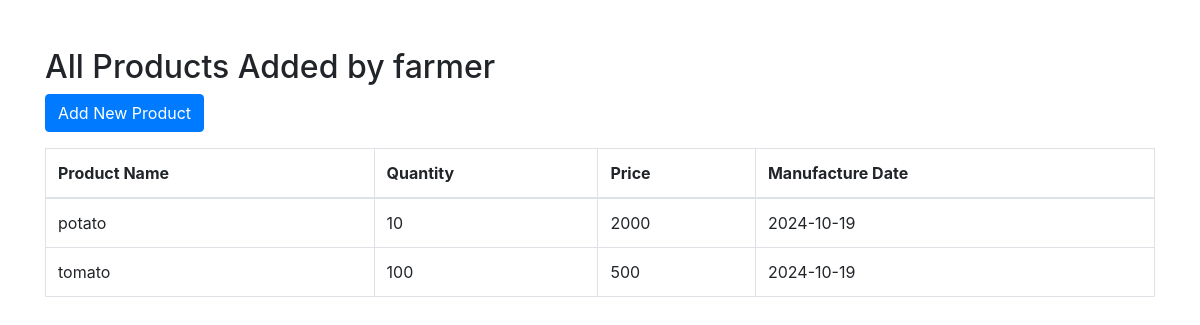
Screenshot of /farmer/products (signed in) with the database file from the repository.
### app.py (models this page shows, shortened)
class Product(db.Model):
    id = db.Column(db.Integer, primary_key=True)
    name = db.Column(db.String(80), nullable=False)
    quantity = db.Column(db.Integer, nullable=False)
    price = db.Column(db.Integer, nullable=False)
    farmer_name = db.Column(db.String(80), nullable=False)
    manufacture_date = db.Column(db.Date, nullable=False, default=datetime.utcnow)
    farmer_id = db.Column(db.Integer, db.ForeignKey('user.id'), nullable=False)

### app.py (the view)
@app.route('/farmer/products')
def view_all_farmer_products():
    if 'role' in session and session['role'] == 'farmer':
        products = Product.query.filter_by(farmer_id=session['user_id']).all()
        return render_template('farmer_products.html', products=products)
    return redirect(url_for('login'))

### templates/farmer_products.html (shortened to what this page needs)
<!DOCTYPE html>
<html lang="en">
<head>
    <link rel="stylesheet" href="https://stackpath.bootstrapcdn.com/bootstrap/4.5.2/css/bootstrap.min.css">
</head>
<body>
    <div class="container mt-5">
        <h2>All Products Added by {{ session['username'] }}</h2>
        <a href="{{ url_for('add_product') }}" class="btn btn-primary mb-3">Add New Product</a>
        <table class="table table-bordered">
            <thead>
                <tr>
                    <th>Product Name</th>
                    <th>Quantity</th>
                    <th>Price</th>
                    <th>Manufacture Date</th>
                </tr>
            </thead>
            <tbody>
                {% for product in products %}
                <tr>
                    <td>{{ product.name }}</td>
                    <td>{{ product.quantity }}</td>
                    <td>{{ product.price }}</td>
                    <td>{{ product.manufacture_date.strftime('%Y-%m-%d') }}</td>
                </tr>
                {% else %}
                <tr>
                    <td colspan="4" class="text-center">No products added yet.</td>
                </tr>
                {% endfor %}
            </tbody>
        </table>
    </div>
</body>
</html>

### rows the page displays
Product: name "potato", quantity "10", price "2000", manufacture_date "2024-10-19"
Product: name "tomato", quantity "100", price "500", manufacture_date "2024-10-19"

### other values shown
{{ session['username'] }} "farmer"
